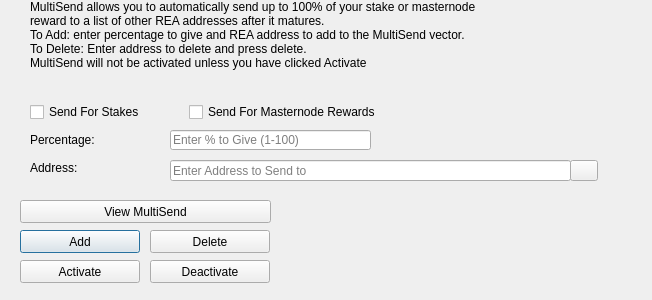
<?xml version="1.0" encoding="UTF-8"?>
<ui version="4.0">
 <class>MultiSendDialog</class>
 <widget class="QDialog" name="MultiSendDialog">
  <property name="windowModality">
   <enum>Qt::NonModal</enum>
  </property>
  <property name="geometry">
   <rect>
    <x>0</x>
    <y>0</y>
    <width>652</width>
    <height>300</height>
   </rect>
  </property>
  <property name="windowTitle">
   <string>MultiSend</string>
  </property>
  <widget class="QLineEdit" name="multiSendPercentEdit">
   <property name="geometry">
    <rect>
     <x>170</x>
     <y>130</y>
     <width>201</width>
     <height>20</height>
    </rect>
   </property>
   <property name="toolTip">
    <string>Enter whole numbers 1 - 100</string>
   </property>
   <property name="placeholderText">
    <string>Enter % to Give (1-100)</string>
   </property>
  </widget>
  <widget class="QLineEdit" name="multiSendAddressEdit">
   <property name="geometry">
    <rect>
     <x>170</x>
     <y>160</y>
     <width>401</width>
     <height>21</height>
    </rect>
   </property>
   <property name="toolTip">
    <string/>
   </property>
   <property name="placeholderText">
    <string>Enter Address to Send to</string>
   </property>
  </widget>
  <widget class="QLabel" name="label_2">
   <property name="geometry">
    <rect>
     <x>30</x>
     <y>0</y>
     <width>451</width>
     <height>121</height>
    </rect>
   </property>
   <property name="lineWidth">
    <number>1</number>
   </property>
   <property name="text">
    <string>MultiSend allows you to automatically send up to 100% of your stake or masternode reward to a list of other REA addresses after it matures.
To Add: enter percentage to give and REA address to add to the MultiSend vector.
To Delete: Enter address to delete and press delete.
MultiSend will not be activated unless you have clicked Activate</string>
   </property>
   <property name="alignment">
    <set>Qt::AlignLeading|Qt::AlignLeft|Qt::AlignTop</set>
   </property>
   <property name="wordWrap">
    <bool>true</bool>
   </property>
  </widget>
  <widget class="QLabel" name="message">
   <property name="geometry">
    <rect>
     <x>290</x>
     <y>200</y>
     <width>351</width>
     <height>91</height>
    </rect>
   </property>
   <property name="text">
    <string/>
   </property>
  </widget>
  <widget class="QPushButton" name="addButton">
   <property name="geometry">
    <rect>
     <x>20</x>
     <y>230</y>
     <width>120</width>
     <height>23</height>
    </rect>
   </property>
   <property name="toolTip">
    <string/>
   </property>
   <property name="statusTip">
    <string>Add to MultiSend Vector</string>
   </property>
   <property name="text">
    <string>Add</string>
   </property>
  </widget>
  <widget class="QPushButton" name="disableButton">
   <property name="geometry">
    <rect>
     <x>150</x>
     <y>260</y>
     <width>120</width>
     <height>23</height>
    </rect>
   </property>
   <property name="statusTip">
    <string>Deactivate MultiSend</string>
   </property>
   <property name="text">
    <string>Deactivate</string>
   </property>
  </widget>
  <widget class="QPushButton" name="addressBookButton">
   <property name="geometry">
    <rect>
     <x>570</x>
     <y>160</y>
     <width>28</width>
     <height>21</height>
    </rect>
   </property>
   <property name="toolTip">
    <string>Choose an address from the address book</string>
   </property>
   <property name="text">
    <string/>
   </property>
   <property name="icon">
    <iconset resource="../rea.qrc">
     <normaloff>:/icons/address-book</normaloff>:/icons/address-book</iconset>
   </property>
   <property name="shortcut">
    <string>Alt+A</string>
   </property>
   <property name="autoDefault">
    <bool>false</bool>
   </property>
  </widget>
  <widget class="QLabel" name="label">
   <property name="geometry">
    <rect>
     <x>30</x>
     <y>130</y>
     <width>121</width>
     <height>20</height>
    </rect>
   </property>
   <property name="toolTip">
    <string>Percentage of stake to send</string>
   </property>
   <property name="text">
    <string>Percentage:</string>
   </property>
  </widget>
  <widget class="QLabel" name="label_5">
   <property name="geometry">
    <rect>
     <x>30</x>
     <y>160</y>
     <width>111</width>
     <height>16</height>
    </rect>
   </property>
   <property name="toolTip">
    <string>Address to send portion of stake to</string>
   </property>
   <property name="text">
    <string>Address:</string>
   </property>
  </widget>
  <widget class="QPushButton" name="deleteButton">
   <property name="geometry">
    <rect>
     <x>150</x>
     <y>230</y>
     <width>120</width>
     <height>23</height>
    </rect>
   </property>
   <property name="toolTip">
    <string/>
   </property>
   <property name="statusTip">
    <string>Delete Address From MultiSend Vector</string>
   </property>
   <property name="text">
    <string>Delete</string>
   </property>
  </widget>
  <widget class="QPushButton" name="activateButton">
   <property name="geometry">
    <rect>
     <x>20</x>
     <y>260</y>
     <width>120</width>
     <height>23</height>
    </rect>
   </property>
   <property name="statusTip">
    <string>Activate MultiSend</string>
   </property>
   <property name="text">
    <string>Activate</string>
   </property>
  </widget>
  <widget class="QPushButton" name="viewButton">
   <property name="geometry">
    <rect>
     <x>20</x>
     <y>200</y>
     <width>251</width>
     <height>23</height>
    </rect>
   </property>
   <property name="toolTip">
    <string/>
   </property>
   <property name="statusTip">
    <string>View MultiSend Vector</string>
   </property>
   <property name="text">
    <string>View MultiSend</string>
   </property>
  </widget>
  <widget class="QWidget" name="horizontalLayoutWidget">
   <property name="geometry">
    <rect>
     <x>30</x>
     <y>100</y>
     <width>351</width>
     <height>24</height>
    </rect>
   </property>
   <layout class="QHBoxLayout" name="horizontalLayout">
    <item>
     <widget class="QCheckBox" name="multiSendStakeCheckBox">
      <property name="text">
       <string>Send For Stakes</string>
      </property>
     </widget>
    </item>
    <item>
     <widget class="QCheckBox" name="multiSendMasternodeCheckBox">
      <property name="text">
       <string>Send For Masternode Rewards</string>
      </property>
     </widget>
    </item>
   </layout>
  </widget>
 </widget>
 <resources>
  <include location="../rea.qrc"/>
 </resources>
 <connections/>
</ui>
